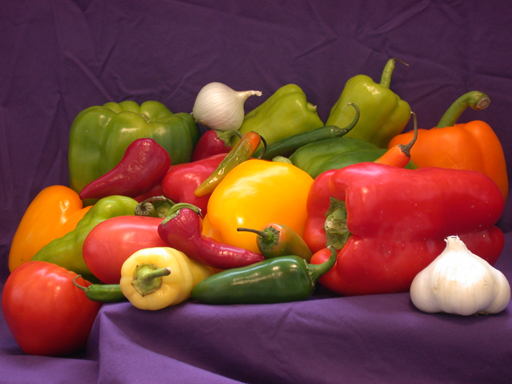
%> input picture Labs/Lab 5/Matlab stuff/Part2/peppers.png, 512 x 384 px
$ octave Part2.m   (GNU Octave 9; MATLAB toolbox functions it lacks are replaced by stand-ins)
%> lines starting %> are read from the running program, lines starting %| are printed output that depends on the picture
close all;
RGB = imread('peppers.png');
%> RGB is the input picture: size 384x512x3 uint8; mean R, G, B 120.8, 66.4, 57.6
figure
imshow(RGB);
YCBCR = rgb2ycbcr(RGB);
%> YCBCR: size 384x512x3 uint8; mean of channels 1, 2, 3 86.1, 116.1, 152.5

figure;
subplot(1,3,1)
Y = YCBCR(:,:,1);
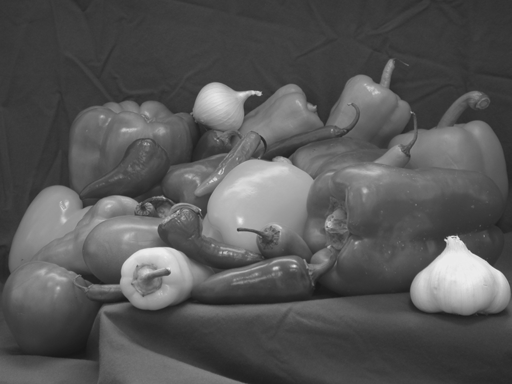
%> Y: size 384x512 uint8; min 23, max 235, mean 86.1
imshow(Y)
title('Y component');
subplot(1,3,2)
Cb = YCBCR(:,:,2);
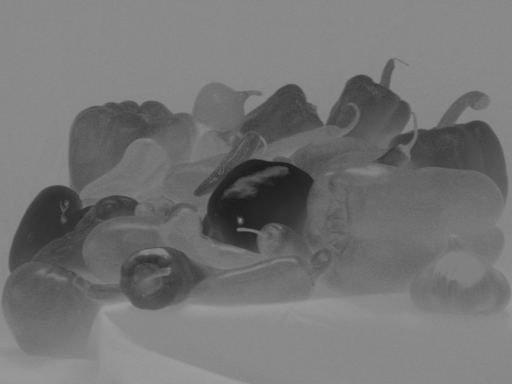
%> Cb: size 384x512 uint8; min 29, max 157, mean 116.1
imshow(Cb)
title('Cb component');
subplot(1,3,3)
Cr = YCBCR(:,:,3);
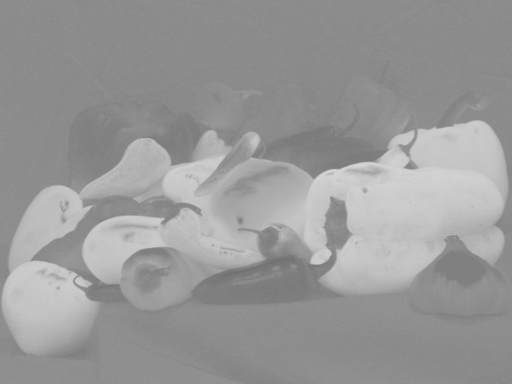
%> Cr: size 384x512 uint8; min 111, max 214, mean 152.5
imshow(Cr)
title('Cr component');

CbUpscaled = imresize(imresize(Cb, 0.5), 2, "bilinear");
CrUpscaled = imresize(imresize(Cr, 0.5), 2, "bilinear");
YCBCR(:,:,2) = CbUpscaled;
%> YCBCR: size 384x512x3 uint8; mean of channels 1, 2, 3 86.1, 116.1, 152.5
YCBCR(:,:,3) = CrUpscaled;
%> YCBCR: size 384x512x3 uint8; mean of channels 1, 2, 3 86.1, 116.1, 152.5
chromaRestoredRGB = ycbcr2rgb(YCBCR);
figure
imshow(chromaRestoredRGB);

YUpscaled = imresize(imresize(Y, 0.5), 2, "bilinear");
YCBCR(:,:,1) = YUpscaled;
%> YCBCR: size 384x512x3 uint8; mean of channels 1, 2, 3 86.2, 116.1, 152.5
YCBCR(:,:,2) = Cb;
%> YCBCR: size 384x512x3 uint8; mean of channels 1, 2, 3 86.2, 116.1, 152.5
YCBCR(:,:,3) = Cr;
%> YCBCR: size 384x512x3 uint8; mean of channels 1, 2, 3 86.2, 116.1, 152.5
lumaRestoredRGB = ycbcr2rgb(YCBCR);
figure
imshow(lumaRestoredRGB);
